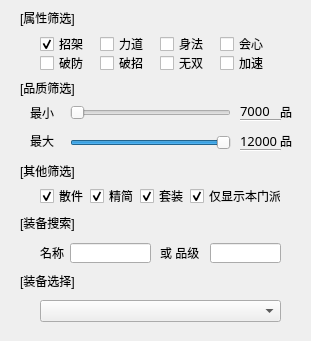
       <widget class="QGroupBox" name="groupBox_21">
        <property name="geometry">
         <rect>
          <x>-20</x>
          <y>0</y>
          <width>311</width>
          <height>341</height>
         </rect>
        </property>
        <property name="styleSheet">
         <string notr="true">QGroupBox{
	border: none;
}</string>
        </property>
        <property name="title">
         <string/>
        </property>
        <widget class="QLabel" name="label_55">
         <property name="geometry">
          <rect>
           <x>20</x>
           <y>10</y>
           <width>61</width>
           <height>16</height>
          </rect>
         </property>
         <property name="text">
          <string>[属性筛选]</string>
         </property>
        </widget>
        <widget class="QCheckBox" name="checkBox">
         <property name="geometry">
          <rect>
           <x>40</x>
           <y>36</y>
           <width>51</width>
           <height>16</height>
          </rect>
         </property>
         <property name="text">
          <string>招架</string>
         </property>
         <property name="checked">
          <bool>true</bool>
         </property>
        </widget>
        <widget class="QCheckBox" name="checkBox_2">
         <property name="geometry">
          <rect>
           <x>100</x>
           <y>36</y>
           <width>51</width>
           <height>16</height>
          </rect>
         </property>
         <property name="text">
          <string>力道</string>
         </property>
        </widget>
        <widget class="QCheckBox" name="checkBox_3">
         <property name="geometry">
          <rect>
           <x>160</x>
           <y>36</y>
           <width>51</width>
           <height>16</height>
          </rect>
         </property>
         <property name="text">
          <string>身法</string>
         </property>
        </widget>
        <widget class="QCheckBox" name="checkBox_4">
         <property name="geometry">
          <rect>
           <x>220</x>
           <y>36</y>
           <width>51</width>
           <height>16</height>
          </rect>
         </property>
         <property name="text">
          <string>会心</string>
         </property>
        </widget>
        <widget class="QCheckBox" name="checkBox_5">
         <property name="geometry">
          <rect>
           <x>160</x>
           <y>55</y>
           <width>51</width>
           <height>16</height>
          </rect>
         </property>
         <property name="text">
          <string>无双</string>
         </property>
        </widget>
        <widget class="QLabel" name="label_56">
         <property name="geometry">
          <rect>
           <x>20</x>
           <y>80</y>
           <width>61</width>
           <height>16</height>
          </rect>
         </property>
         <property name="text">
          <string>[品质筛选]</string>
         </property>
        </widget>
        <widget class="QLabel" name="label_57">
         <property name="geometry">
          <rect>
           <x>20</x>
           <y>163</y>
           <width>61</width>
           <height>16</height>
          </rect>
         </property>
         <property name="text">
          <string>[其他筛选]</string>
         </property>
        </widget>
        <widget class="QCheckBox" name="checkBox_6">
         <property name="geometry">
          <rect>
           <x>40</x>
           <y>188</y>
           <width>51</width>
           <height>16</height>
          </rect>
         </property>
         <property name="text">
          <string>散件</string>
         </property>
         <property name="checked">
          <bool>true</bool>
         </property>
        </widget>
        <widget class="QCheckBox" name="checkBox_7">
         <property name="geometry">
          <rect>
           <x>90</x>
           <y>188</y>
           <width>51</width>
           <height>16</height>
          </rect>
         </property>
         <property name="text">
          <string>精简</string>
         </property>
         <property name="checked">
          <bool>true</bool>
         </property>
        </widget>
        <widget class="QCheckBox" name="checkBox_8">
         <property name="geometry">
          <rect>
           <x>140</x>
           <y>188</y>
           <width>51</width>
           <height>16</height>
          </rect>
         </property>
         <property name="text">
          <string>套装</string>
         </property>
         <property name="checked">
          <bool>true</bool>
         </property>
        </widget>
        <widget class="QCheckBox" name="checkBox_9">
         <property name="enabled">
          <bool>true</bool>
         </property>
         <property name="geometry">
          <rect>
           <x>190</x>
           <y>188</y>
           <width>91</width>
           <height>16</height>
          </rect>
         </property>
         <property name="text">
          <string>仅显示本门派</string>
         </property>
         <property name="checked">
          <bool>true</bool>
         </property>
        </widget>
        <widget class="QSlider" name="horizontalSlider">
         <property name="geometry">
          <rect>
           <x>70</x>
           <y>102</y>
           <width>161</width>
           <height>22</height>
          </rect>
         </property>
         <property name="orientation">
          <enum>Qt::Horizontal</enum>
         </property>
        </widget>
        <widget class="QSlider" name="horizontalSlider_2">
         <property name="geometry">
          <rect>
           <x>70</x>
           <y>132</y>
           <width>161</width>
           <height>22</height>
          </rect>
         </property>
         <property name="value">
          <number>99</number>
         </property>
         <property name="orientation">
          <enum>Qt::Horizontal</enum>
         </property>
        </widget>
        <widget class="QLabel" name="label_58">
         <property name="geometry">
          <rect>
           <x>20</x>
           <y>273</y>
           <width>61</width>
           <height>16</height>
          </rect>
         </property>
         <property name="text">
          <string>[装备选择]</string>
         </property>
        </widget>
        <widget class="ClickableComboBox" name="equip_select_combobox">
         <property name="geometry">
          <rect>
           <x>40</x>
           <y>300</y>
           <width>241</width>
           <height>22</height>
          </rect>
         </property>
        </widget>
        <widget class="QLabel" name="label_59">
         <property name="geometry">
          <rect>
           <x>30</x>
           <y>102</y>
           <width>31</width>
           <height>21</height>
          </rect>
         </property>
         <property name="text">
          <string>最小</string>
         </property>
        </widget>
        <widget class="QLabel" name="label_60">
         <property name="geometry">
          <rect>
           <x>30</x>
           <y>130</y>
           <width>31</width>
           <height>21</height>
          </rect>
         </property>
         <property name="text">
          <string>最大</string>
         </property>
        </widget>
        <widget class="QLabel" name="label_61">
         <property name="geometry">
          <rect>
           <x>240</x>
           <y>100</y>
           <width>41</width>
           <height>21</height>
          </rect>
         </property>
         <property name="font">
          <font>
           <family>等线</family>
           <pointsize>10</pointsize>
          </font>
         </property>
         <property name="text">
          <string>7000</string>
         </property>
        </widget>
        <widget class="QLabel" name="label_62">
         <property name="geometry">
          <rect>
           <x>240</x>
           <y>130</y>
           <width>41</width>
           <height>21</height>
          </rect>
         </property>
         <property name="font">
          <font>
           <family>等线</family>
           <pointsize>10</pointsize>
          </font>
         </property>
         <property name="text">
          <string>12000</string>
         </property>
        </widget>
        <widget class="Line" name="line">
         <property name="geometry">
          <rect>
           <x>240</x>
           <y>110</y>
           <width>41</width>
           <height>20</height>
          </rect>
         </property>
         <property name="orientation">
          <enum>Qt::Horizontal</enum>
         </property>
        </widget>
        <widget class="Line" name="line_2">
         <property name="geometry">
          <rect>
           <x>240</x>
           <y>140</y>
           <width>41</width>
           <height>20</height>
          </rect>
         </property>
         <property name="orientation">
          <enum>Qt::Horizontal</enum>
         </property>
        </widget>
        <widget class="QLabel" name="label_65">
         <property name="geometry">
          <rect>
           <x>20</x>
           <y>215</y>
           <width>61</width>
           <height>16</height>
          </rect>
         </property>
         <property name="text">
          <string>[装备搜索]</string>
         </property>
        </widget>
        <widget class="QLineEdit" name="lineEdit">
         <property name="geometry">
          <rect>
           <x>70</x>
           <y>243</y>
           <width>81</width>
           <height>20</height>
          </rect>
         </property>
        </widget>
        <widget class="QLabel" name="label_66">
         <property name="geometry">
          <rect>
           <x>160</x>
           <y>243</y>
           <width>51</width>
           <height>20</height>
          </rect>
         </property>
         <property name="text">
          <string>或 品级</string>
         </property>
        </widget>
        <widget class="QLineEdit" name="lineEdit_2">
         <property name="geometry">
          <rect>
           <x>210</x>
           <y>243</y>
           <width>71</width>
           <height>20</height>
          </rect>
         </property>
        </widget>
        <widget class="QLabel" name="label_67">
         <property name="geometry">
          <rect>
           <x>40</x>
           <y>243</y>
           <width>31</width>
           <height>20</height>
          </rect>
         </property>
         <property name="text">
          <string>名称</string>
         </property>
        </widget>
        <widget class="QCheckBox" name="checkBox_10">
         <property name="geometry">
          <rect>
           <x>220</x>
           <y>55</y>
           <width>51</width>
           <height>16</height>
          </rect>
         </property>
         <property name="text">
          <string>加速</string>
         </property>
        </widget>
        <widget class="QCheckBox" name="checkBox_11">
         <property name="geometry">
          <rect>
           <x>40</x>
           <y>55</y>
           <width>51</width>
           <height>16</height>
          </rect>
         </property>
         <property name="text">
          <string>破防</string>
         </property>
        </widget>
        <widget class="QCheckBox" name="checkBox_12">
         <property name="geometry">
          <rect>
           <x>100</x>
           <y>55</y>
           <width>51</width>
           <height>16</height>
          </rect>
         </property>
         <property name="text">
          <string>破招</string>
         </property>
        </widget>
        <widget class="QLabel" name="label_63">
         <property name="geometry">
          <rect>
           <x>280</x>
           <y>101</y>
           <width>21</width>
           <height>21</height>
          </rect>
         </property>
         <property name="text">
          <string>品</string>
         </property>
        </widget>
        <widget class="QLabel" name="label_64">
         <property name="geometry">
          <rect>
           <x>280</x>
           <y>130</y>
           <width>21</width>
           <height>21</height>
          </rect>
         </property>
         <property name="text">
          <string>品</string>
         </property>
        </widget>
       </widget>
